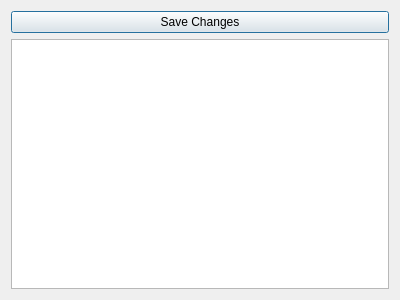
<?xml version="1.0" encoding="UTF-8"?>
<ui version="4.0">
 <class>AddNotes</class>
 <widget class="QDialog" name="AddNotes">
  <property name="geometry">
   <rect>
    <x>0</x>
    <y>0</y>
    <width>400</width>
    <height>300</height>
   </rect>
  </property>
  <property name="windowTitle">
   <string>Note</string>
  </property>
  <layout class="QVBoxLayout" name="verticalLayout">
   <item>
    <widget class="QPushButton" name="saveChangesBtn">
     <property name="text">
      <string>Save Changes</string>
     </property>
    </widget>
   </item>
   <item>
    <widget class="QTextEdit" name="textEdit">
     <property name="font">
      <font>
       <family>Geneva</family>
       <pointsize>11</pointsize>
      </font>
     </property>
    </widget>
   </item>
  </layout>
 </widget>
 <resources/>
 <connections/>
</ui>
